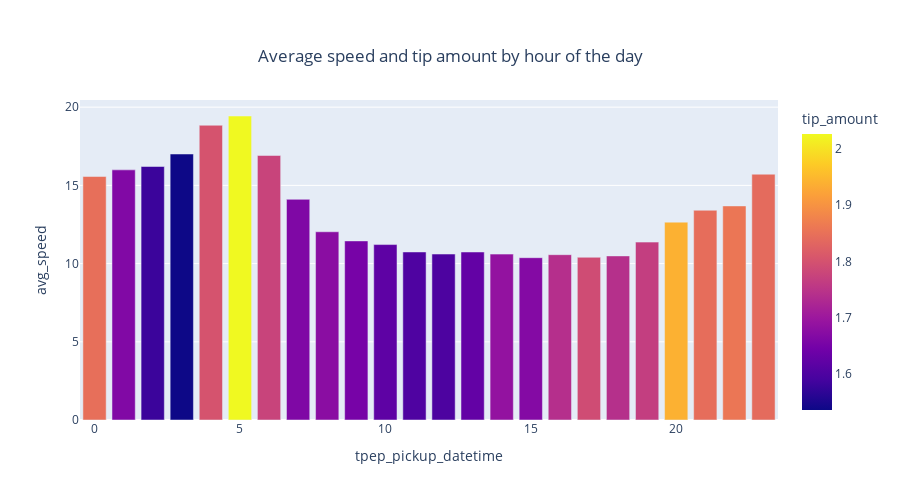

Notebook source saved alongside this figure:
### Markdown cell above
#### Average speed and tip amount by hour of the day

### Code cell
%%time
fig = px.bar(h_avg_table, x='tpep_pickup_datetime', y='avg_speed',
            color='tip_amount',
             title='Average speed and trip distance by hour of the day',
            height=500)


fig.update_layout(
    title={
        'text': "Average speed and tip amount by hour of the day",
        'y':0.9,
        'x':0.5,
        'xanchor': 'center',
        'yanchor': 'top'})

fig.show()

### Figure 1 — Plotly figure (JSON) as saved in the notebook; plotly's stock layout.template omitted (floating-point values rounded to 4 significant figures)
{"data": [{"alignmentgroup": "True", "hovertemplate": "tpep_pickup_datetime=%{x}<br>avg_speed=%{y}<br>tip_amount=%{marker.color}<extra></extra>", "legendgroup": "", "marker": {"color": [1.847, 1.664, 1.58, 1.536, 1.802, 2.027, 1.776, 1.662, 1.676, 1.651, 1.62, 1.601, 1.598, 1.626, 1.687, 1.668, 1.74, 1.79, 1.741, 1.767, 1.94, 1.844, 1.858, 1.841], "coloraxis": "coloraxis"}, "name": "", "offsetgroup": "", "orientation": "v", "showlegend": false, "textposition": "auto", "type": "bar", "x": [0, 1, 2, 3, 4, 5, 6, 7, 8, 9, 10, 11, 12, 13, 14, 15, 16, 17, 18, 19, 20, 21, 22, 23], "xaxis": "x", "y": [15.57, 15.99, 16.21, 17.01, 18.84, 19.44, 16.91, 14.11, 12.03, 11.45, 11.22, 10.74, 10.61, 10.74, 10.61, 10.38, 10.57, 10.4, 10.49, 11.37, 12.65, 13.41, 13.69, 15.71], "yaxis": "y"}], "layout": {"barmode": "relative", "coloraxis": {"colorbar": {"title": {"text": "tip_amount"}}, "colorscale": [[0, "#0d0887"], [0.1111, "#46039f"], [0.2222, "#7201a8"], [0.3333, "#9c179e"], [0.4444, "#bd3786"], [0.5556, "#d8576b"], [0.6667, "#ed7953"], [0.7778, "#fb9f3a"], [0.8889, "#fdca26"], [1, "#f0f921"]]}, "height": 500, "legend": {"tracegroupgap": 0}, "title": {"text": "Average speed and tip amount by hour of the day", "x": 0.5, "xanchor": "center", "y": 0.9, "yanchor": "top"}, "xaxis": {"anchor": "y", "domain": [0, 1], "title": {"text": "tpep_pickup_datetime"}}, "yaxis": {"anchor": "x", "domain": [0, 1], "title": {"text": "avg_speed"}}}}
